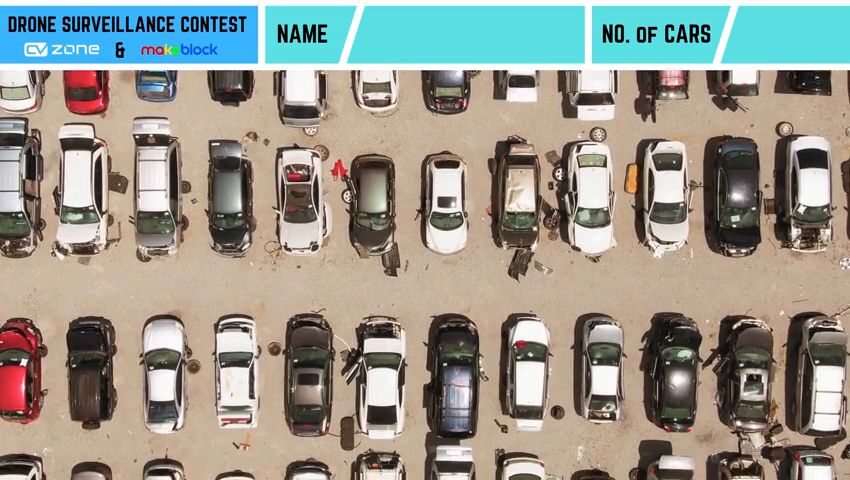
#> input picture frame 57 of VIDEO.mp4, 850 x 480 px
$ python main.py
#> lines starting #> are read from the running program, lines starting #| are printed output that depends on the picture; after the words box and inside, x2 and y2 are one past the last pixel; in counts of white or black regions, pixels touching at a corner belong together
import cv2
import numpy as np
import vehicles
import time
cnt_down=0
cap=cv2.VideoCapture("VIDEO.mp4")

#Get width and height of video
w=cap.get(3)
h=cap.get(4)
frameArea=h*w
areaTH=frameArea/400

#Lines
line_up=int(2*(h/5))
line_down=int(3*(h/5))
up_limit=int(1*(h/5))
down_limit=int(4*(h/5))
line_down_color=(255,0,0)
line_up_color=(255,0,255)
pt1 =  [0, line_down]
pt2 =  [w, line_down]
pts_L1 = np.array([pt1,pt2], np.int32)
pts_L1 = pts_L1.reshape((-1,1,2))
pt3 =  [0, line_up]
pt4 =  [w, line_up]
pts_L2 = np.array([pt3,pt4], np.int32)
pts_L2 = pts_L2.reshape((-1,1,2))
pt5 =  [0, up_limit]
pt6 =  [w, up_limit]
pts_L3 = np.array([pt5,pt6], np.int32)
pts_L3 = pts_L3.reshape((-1,1,2))
pt7 =  [0, down_limit]
pt8 =  [w, down_limit]
pts_L4 = np.array([pt7,pt8], np.int32)
pts_L4 = pts_L4.reshape((-1,1,2))

#Background Subtractor
fgbg=cv2.createBackgroundSubtractorMOG2(detectShadows=True)

#Kernals
kernalOp = np.ones((3,3),np.uint8)
kernalOp2 = np.ones((5,5),np.uint8)
kernalCl = np.ones((11,11),np.uint8)
font = cv2.FONT_HERSHEY_SIMPLEX
cars = []
max_p_age = 5
pid = 1
while(cap.isOpened()):
    ret,frame=cap.read()
#> frame is the input picture: shape (480, 850, 3); mean B, G, R 140.8, 150.6, 152.1
    for i in cars:
        i.age_one()
    fgmask=fgbg.apply(frame)
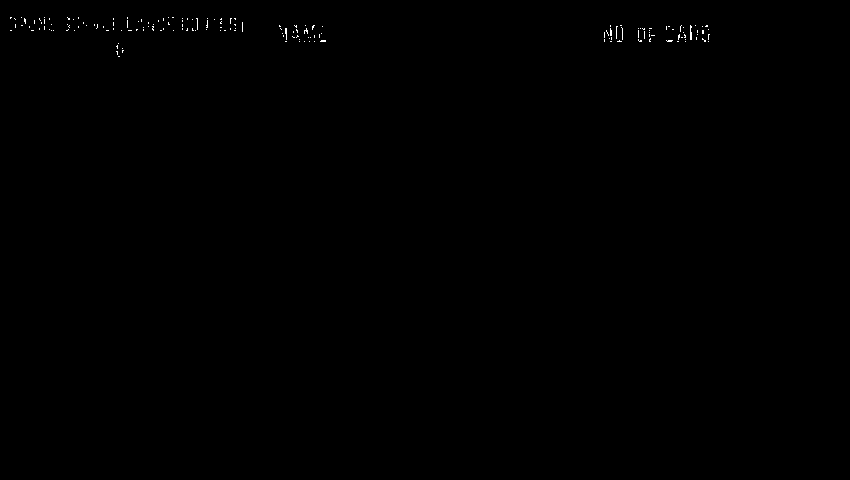
#> fgmask: shape (480, 850); values 127 (black) and 255 (white), 0.14% white in thin lines or dots, all inside (x1, y1, x2, y2) = (10, 17, 710, 57)
    fgmask2=fgbg.apply(frame)
#> fgmask2: shape (480, 850); every value is 0
    if ret==True:
        #Binarization
        ret,imBin=cv2.threshold(fgmask,200,255,cv2.THRESH_BINARY)
        ret,imBin2=cv2.threshold(fgmask2,200,255,cv2.THRESH_BINARY)
        #OPening i.e First Erode the dilate
        mask=cv2.morphologyEx(imBin,cv2.MORPH_OPEN,kernalOp)
        mask2=cv2.morphologyEx(imBin2,cv2.MORPH_CLOSE,kernalOp)
        #Closing i.e First Dilate then Erode
        mask=cv2.morphologyEx(mask,cv2.MORPH_CLOSE,kernalCl)
        mask2=cv2.morphologyEx(mask2,cv2.MORPH_CLOSE,kernalCl)
        #Find Contours
        countours0,hierarchy=cv2.findContours(mask,cv2.RETR_EXTERNAL,cv2.CHAIN_APPROX_NONE)
#> countours0 = []
        for cnt in countours0:
            area=cv2.contourArea(cnt)
            if area>areaTH:
                ####Tracking######
                m=cv2.moments(cnt)
                cx=int(m['m10']/m['m00'])
                cy=int(m['m01']/m['m00'])
                x,y,w,h=cv2.boundingRect(cnt)
                new=True
                if cy in range(up_limit,down_limit):
                    for i in cars:
                        if abs(x - i.getX()) <= w and abs(y - i.getY()) <= h:
                            new = False
                            i.updateCoords(cx, cy)
                            if i.going_DOWN(line_down,line_up)==True:
                                cnt_down+=1
                            break
                        if i.getState()=='1':
                            if i.getDir()=='down'and i.getY()>down_limit:
                                i.setDone()
                            elif i.getDir()=='up'and i.getY()<up_limit:
                                i.setDone()
                        if i.timedOut():
                            index=cars.index(i)
                            cars.pop(index)
                            del i
                    if new==True: #If nothing is detected,create new
                        p=vehicles.Car(pid,cx,cy,max_p_age)
                        cars.append(p)
                        pid+=1
                img=cv2.rectangle(frame,(x,y),(x+w,y+h),(0,255,0),2)
#> this loop made 0 passes
#> after the loop, cars = []; cnt_down = 0; pid = 1
        for i in cars:
            cv2.putText(frame, str(i.getId()), (i.getX(), i.getY()), font, 1, i.getRGB(), 4, cv2.LINE_AA)
        str_down= str(cnt_down)
#> str_down = '0'
        cv2.putText(frame, str_down, (750, 50), font, 1.5, (255, 255, 255), 6, cv2.LINE_AA)
        cv2.putText(frame, str_down, (750, 50), font, 1.5, (255, 0, 0), 3, cv2.LINE_AA)
        cv2.putText(frame, "Kareem Hamdi", (365, 45), font, 0.9, (255, 255, 255), 5, cv2.LINE_AA)
        cv2.putText(frame, "Kareem Hamdi", (365, 45), font, 0.9, (255, 0, 0), 2, cv2.LINE_AA)
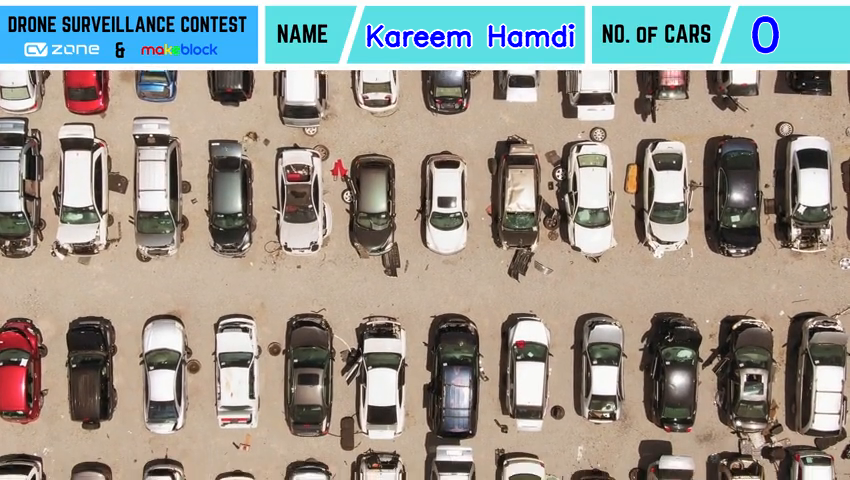
#> frame: shape (480, 850, 3); mean B, G, R 141.1, 149.6, 152.4
        cv2.imshow('Frame',frame)
        if cv2.waitKey(1)&0xff==ord('q'):
#> (key q is pressed here)
            break
    else:
        break
cap.release()
cv2.destroyAllWindows()

$ run again, starting later in the video
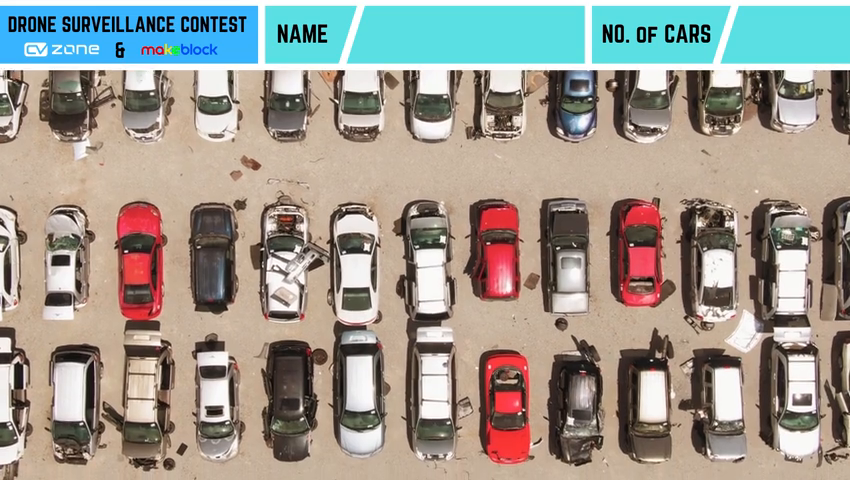
#> input picture frame 256 of VIDEO.mp4, 850 x 480 px
#> frame is the input picture: shape (480, 850, 3); mean B, G, R 142.6, 151.7, 156.2
#> `fgmask=fgbg.apply(frame)`:
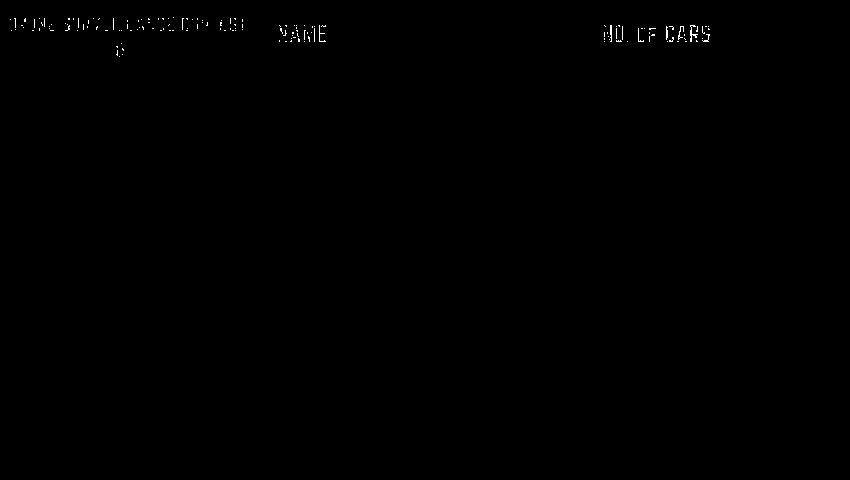
#> fgmask: shape (480, 850); values 127 (black) and 255 (white), 0.17% white in thin lines or dots, all inside (x1, y1, x2, y2) = (10, 17, 710, 57)
#> fgmask2: shape (480, 850); every value is 0
#> countours0 = []
#> after the loop `for cnt in countours0:`: cnt_down = 0; pid = 1
#> str_down = '0'
#> `cv2.putText(frame, "Kareem Hamdi", (365, 45), font, 0.9, (255, 0, 0), ..`:
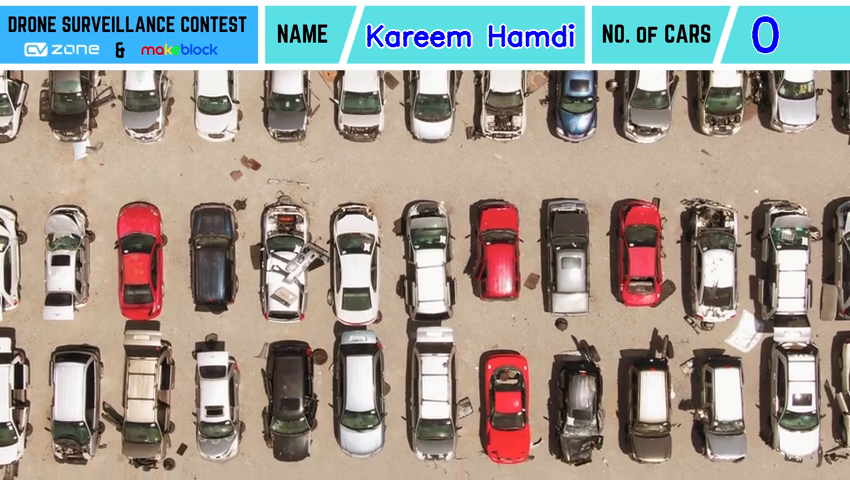
#> frame: shape (480, 850, 3); mean B, G, R 142.8, 150.7, 156.5

$ run again, starting later in the video
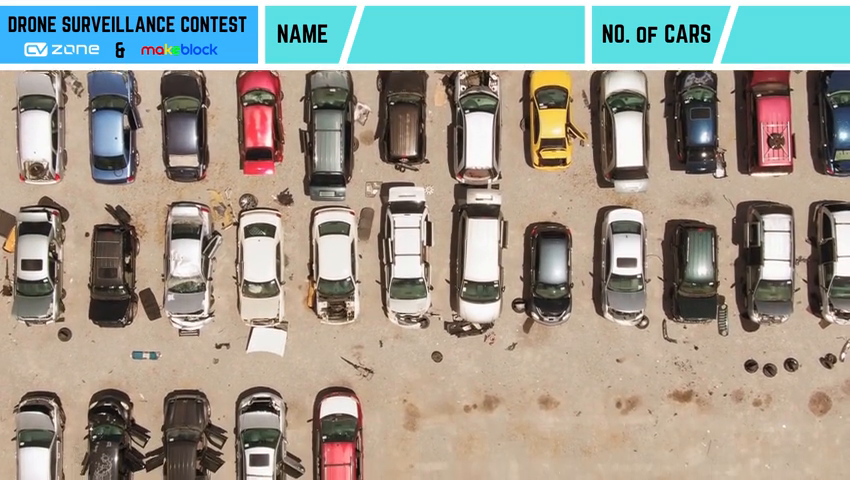
#> input picture frame 456 of VIDEO.mp4, 850 x 480 px
#> frame is the input picture: shape (480, 850, 3); mean B, G, R 141.9, 152.4, 155.4
#> `fgmask=fgbg.apply(frame)`:
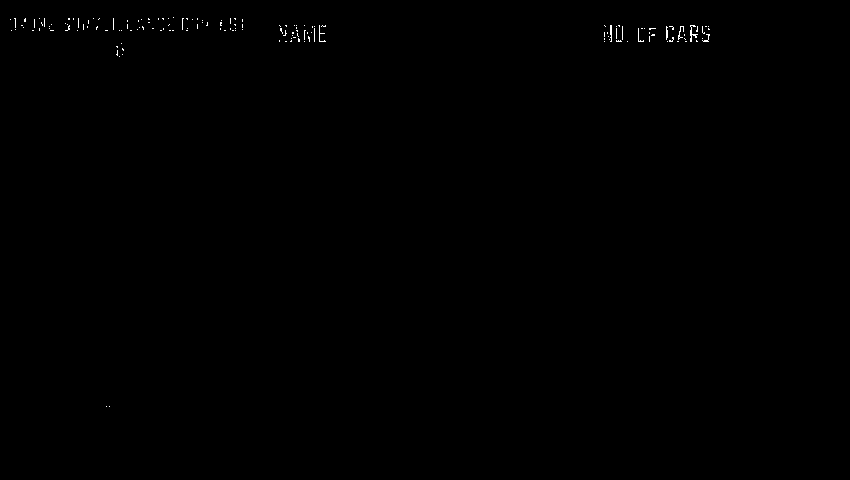
#> fgmask: shape (480, 850); values 127 (black) and 255 (white), 0.17% white in thin lines or dots, all inside (x1, y1, x2, y2) = (10, 17, 710, 407)
#> fgmask2: shape (480, 850); every value is 0
#> countours0 = []
#> after the loop `for cnt in countours0:`: cnt_down = 0; pid = 1
#> str_down = '0'
#> `cv2.putText(frame, "Kareem Hamdi", (365, 45), font, 0.9, (255, 0, 0), ..`:
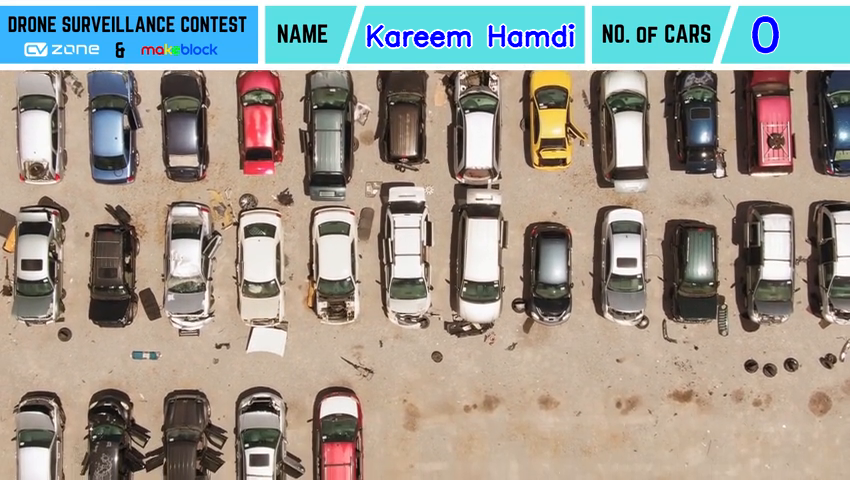
#> frame: shape (480, 850, 3); mean B, G, R 142.1, 151.4, 155.7
